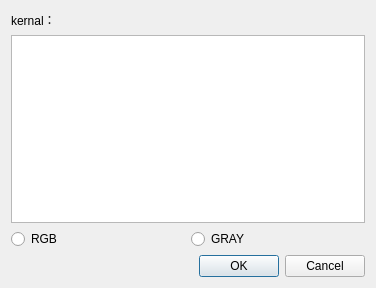
<?xml version="1.0" encoding="UTF-8"?>
<ui version="4.0">
 <class>LinearDialog</class>
 <widget class="QDialog" name="LinearDialog">
  <property name="geometry">
   <rect>
    <x>0</x>
    <y>0</y>
    <width>376</width>
    <height>288</height>
   </rect>
  </property>
  <property name="windowTitle">
   <string>Dialog</string>
  </property>
  <layout class="QVBoxLayout" name="verticalLayout">
   <item>
    <widget class="QLabel" name="label">
     <property name="text">
      <string>kernal：</string>
     </property>
    </widget>
   </item>
   <item>
    <widget class="QTextEdit" name="textEdit"/>
   </item>
   <item>
    <layout class="QHBoxLayout" name="horizontalLayout">
     <item>
      <widget class="QRadioButton" name="RGB">
       <property name="text">
        <string>RGB</string>
       </property>
      </widget>
     </item>
     <item>
      <widget class="QRadioButton" name="GRAY">
       <property name="text">
        <string>GRAY</string>
       </property>
      </widget>
     </item>
    </layout>
   </item>
   <item>
    <widget class="QDialogButtonBox" name="buttonBox">
     <property name="orientation">
      <enum>Qt::Horizontal</enum>
     </property>
     <property name="standardButtons">
      <set>QDialogButtonBox::Cancel|QDialogButtonBox::Ok</set>
     </property>
    </widget>
   </item>
  </layout>
 </widget>
 <resources/>
 <connections>
  <connection>
   <sender>buttonBox</sender>
   <signal>accepted()</signal>
   <receiver>LinearDialog</receiver>
   <slot>accept()</slot>
   <hints>
    <hint type="sourcelabel">
     <x>248</x>
     <y>254</y>
    </hint>
    <hint type="destinationlabel">
     <x>157</x>
     <y>274</y>
    </hint>
   </hints>
  </connection>
  <connection>
   <sender>buttonBox</sender>
   <signal>rejected()</signal>
   <receiver>LinearDialog</receiver>
   <slot>reject()</slot>
   <hints>
    <hint type="sourcelabel">
     <x>316</x>
     <y>260</y>
    </hint>
    <hint type="destinationlabel">
     <x>286</x>
     <y>274</y>
    </hint>
   </hints>
  </connection>
 </connections>
</ui>
